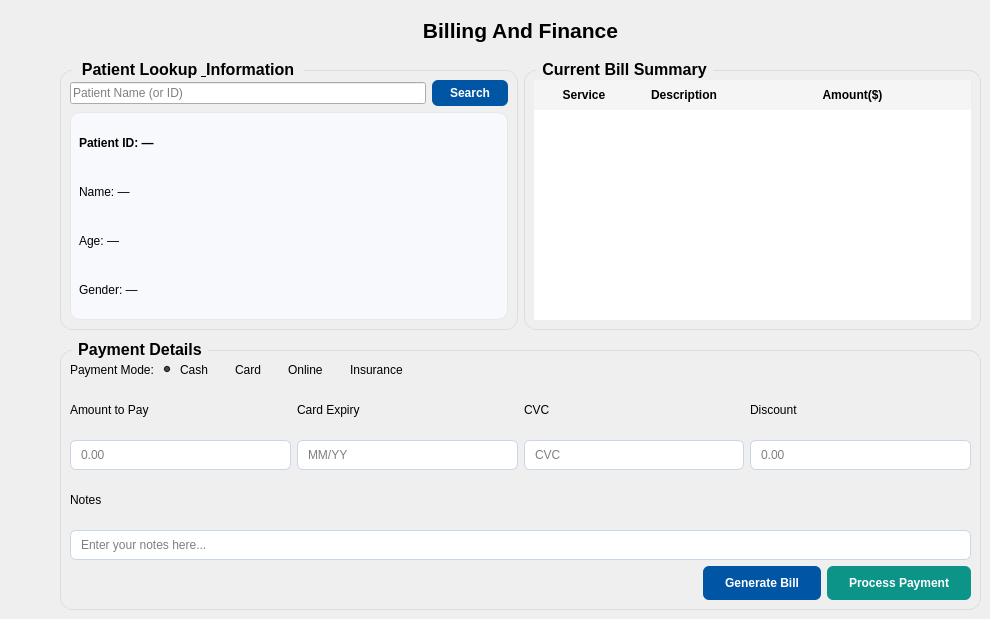
        <widget class="QWidget" name="page_2">
         <widget class="QLabel" name="billingandfinance">
          <property name="geometry">
           <rect>
            <x>370</x>
            <y>10</y>
            <width>301</width>
            <height>41</height>
           </rect>
          </property>
          <property name="font">
           <font>
            <family>Segoe UI</family>
            <pointsize>16</pointsize>
            <bold>true</bold>
           </font>
          </property>
          <property name="styleSheet">
           <string notr="true">color:black;</string>
          </property>
          <property name="text">
           <string>Billing And Finance</string>
          </property>
          <property name="alignment">
           <set>Qt::AlignmentFlag::AlignCenter</set>
          </property>
         </widget>
         <widget class="QWidget" name="billingTopRow" native="true">
          <property name="geometry">
           <rect>
            <x>60</x>
            <y>60</y>
            <width>921</width>
            <height>270</height>
           </rect>
          </property>
          <layout class="QHBoxLayout" name="billingTopRowLayout" stretch="1,1">
           <item>
            <widget class="QGroupBox" name="billingLookupGroupBox">
             <property name="font">
              <font>
               <family>Segoe UI</family>
               <pointsize>12</pointsize>
               <bold>true</bold>
              </font>
             </property>
             <property name="styleSheet">
              <string notr="true">QGroupBox{
    border:1px solid #DCDCDC;
    border-radius:12px;
    margin-top:10px;
    color:black;
}
QGroupBox::title{
    subcontrol-origin:margin;
    left:12px;
    padding:0 4px;
}</string>
             </property>
             <property name="title">
              <string>Patient Lookup &amp; Information</string>
             </property>
             <layout class="QVBoxLayout" name="billingLookupLayout">
              <item>
               <layout class="QHBoxLayout" name="billingSearchRow">
                <item>
                 <widget class="QLineEdit" name="billingSearchEdit">
                  <property name="placeholderText">
                   <string>Patient Name (or ID)</string>
                  </property>
                 </widget>
                </item>
                <item>
                 <widget class="QPushButton" name="billingSearchBtn">
                  <property name="styleSheet">
                   <string notr="true">QPushButton{
    background-color:#0055a4;
    color:white;
    border:none;
    border-radius:6px;
    font-weight:bold;
    padding:6px 18px;
}
QPushButton:hover{
    background-color:#004488;
}</string>
                  </property>
                  <property name="text">
                   <string>Search</string>
                  </property>
                 </widget>
                </item>
               </layout>
              </item>
              <item>
               <widget class="QWidget" name="billingPatientCard" native="true">
                <property name="styleSheet">
                 <string notr="true">QWidget#billingPatientCard{
    background-color:#f7f9fc;
    border:1px solid #E5E7EB;
    border-radius:10px;
}</string>
                </property>
                <layout class="QHBoxLayout" name="billingPatientCardLayout">
                 <item>
                  <layout class="QVBoxLayout" name="billingPatientInfoLayout">
                   <item>
                    <widget class="QLabel" name="billingPatientIdLabel">
                     <property name="styleSheet">
                      <string notr="true">color:black;border:none;background:transparent;font-weight:bold;</string>
                     </property>
                     <property name="text">
                      <string>Patient ID: —</string>
                     </property>
                    </widget>
                   </item>
                   <item>
                    <widget class="QLabel" name="billingPatientNameLabel">
                     <property name="styleSheet">
                      <string notr="true">color:black;border:none;background:transparent;</string>
                     </property>
                     <property name="text">
                      <string>Name: —</string>
                     </property>
                    </widget>
                   </item>
                   <item>
                    <widget class="QLabel" name="billingPatientAgeLabel">
                     <property name="styleSheet">
                      <string notr="true">color:black;border:none;background:transparent;</string>
                     </property>
                     <property name="text">
                      <string>Age: —</string>
                     </property>
                    </widget>
                   </item>
                   <item>
                    <widget class="QLabel" name="billingPatientGenderLabel">
                     <property name="styleSheet">
                      <string notr="true">color:black;border:none;background:transparent;</string>
                     </property>
                     <property name="text">
                      <string>Gender: —</string>
                     </property>
                    </widget>
                   </item>
                  </layout>
                 </item>
                </layout>
               </widget>
              </item>
             </layout>
            </widget>
           </item>
           <item>
            <widget class="QGroupBox" name="billingSummaryGroupBox">
             <property name="font">
              <font>
               <family>Segoe UI</family>
               <pointsize>12</pointsize>
               <bold>true</bold>
              </font>
             </property>
             <property name="styleSheet">
              <string notr="true">QGroupBox{
    border:1px solid #DCDCDC;
    border-radius:12px;
    margin-top:10px;
    color:black;
}
QGroupBox::title{
    subcontrol-origin:margin;
    left:12px;
    padding:0 4px;
}</string>
             </property>
             <property name="title">
              <string>Current Bill Summary</string>
             </property>
             <layout class="QVBoxLayout" name="billingSummaryLayout">
              <item>
               <widget class="QTableWidget" name="billingSummaryTable">
                <property name="styleSheet">
                 <string notr="true">QTableWidget{
    background-color:white;
    border:none;
    gridline-color:#E5E5E5;
    font-size:11pt;
    color:black;
}
QHeaderView::section{
    background-color:#F5F5F5;
    border:none;
    padding:6px;
    font-weight:bold;
    color:black;
}</string>
                </property>
                <property name="showGrid">
                 <bool>false</bool>
                </property>
                <property name="columnCount">
                 <number>3</number>
                </property>
                <attribute name="horizontalHeaderStretchLastSection">
                 <bool>true</bool>
                </attribute>
                <attribute name="verticalHeaderVisible">
                 <bool>false</bool>
                </attribute>
                <column>
                 <property name="text">
                  <string>Service</string>
                 </property>
                </column>
                <column>
                 <property name="text">
                  <string>Description</string>
                 </property>
                </column>
                <column>
                 <property name="text">
                  <string>Amount($)</string>
                 </property>
                </column>
               </widget>
              </item>
             </layout>
            </widget>
           </item>
          </layout>
         </widget>
         <widget class="QGroupBox" name="billingPaymentGroupBox">
          <property name="geometry">
           <rect>
            <x>60</x>
            <y>340</y>
            <width>921</width>
            <height>270</height>
           </rect>
          </property>
          <property name="font">
           <font>
            <family>Segoe UI</family>
            <pointsize>12</pointsize>
            <bold>true</bold>
           </font>
          </property>
          <property name="styleSheet">
           <string notr="true">QGroupBox{
    border:1px solid #DCDCDC;
    border-radius:12px;
    margin-top:10px;
    color:black;
}
QGroupBox::title{
    subcontrol-origin:margin;
    left:12px;
    padding:0 4px;
}
QLineEdit{
    border:1px solid #c8d7e6;
    border-radius:6px;
    padding:6px 8px;
    color:black;
    background:white;
}
QLineEdit:focus{
    border:1px solid #0055a4;
}</string>
          </property>
          <property name="title">
           <string>Payment Details</string>
          </property>
          <layout class="QVBoxLayout" name="billingPaymentOuterLayout">
           <item>
            <layout class="QHBoxLayout" name="billingModeRow">
             <item>
              <widget class="QLabel" name="billingModeLabel">
               <property name="styleSheet">
                <string notr="true">border:none;background:transparent;color:black;</string>
               </property>
               <property name="text">
                <string>Payment Mode:</string>
               </property>
              </widget>
             </item>
             <item>
              <widget class="QRadioButton" name="billingModeCash">
               <property name="styleSheet">
                <string notr="true">border:none;background:transparent;color:black;font-weight:normal;</string>
               </property>
               <property name="text">
                <string>Cash</string>
               </property>
               <property name="checked">
                <bool>true</bool>
               </property>
              </widget>
             </item>
             <item>
              <widget class="QRadioButton" name="billingModeCard">
               <property name="styleSheet">
                <string notr="true">border:none;background:transparent;color:black;font-weight:normal;</string>
               </property>
               <property name="text">
                <string>Card</string>
               </property>
              </widget>
             </item>
             <item>
              <widget class="QRadioButton" name="billingModeOnline">
               <property name="styleSheet">
                <string notr="true">border:none;background:transparent;color:black;font-weight:normal;</string>
               </property>
               <property name="text">
                <string>Online</string>
               </property>
              </widget>
             </item>
             <item>
              <widget class="QRadioButton" name="billingModeInsurance">
               <property name="styleSheet">
                <string notr="true">border:none;background:transparent;color:black;font-weight:normal;</string>
               </property>
               <property name="text">
                <string>Insurance</string>
               </property>
              </widget>
             </item>
             <item>
              <spacer name="billingModeSpacer">
               <property name="orientation">
                <enum>Qt::Orientation::Horizontal</enum>
               </property>
               <property name="sizeHint" stdset="0">
                <size>
                 <width>40</width>
                 <height>20</height>
                </size>
               </property>
              </spacer>
             </item>
            </layout>
           </item>
           <item>
            <layout class="QGridLayout" name="billingFieldsGrid">
             <item row="0" column="0">
              <widget class="QLabel" name="billingAmountToPayLabel">
               <property name="styleSheet">
                <string notr="true">border:none;background:transparent;color:black;font-weight:normal;</string>
               </property>
               <property name="text">
                <string>Amount to Pay</string>
               </property>
              </widget>
             </item>
             <item row="0" column="1">
              <widget class="QLabel" name="billingCardExpiryLabel">
               <property name="styleSheet">
                <string notr="true">border:none;background:transparent;color:black;font-weight:normal;</string>
               </property>
               <property name="text">
                <string>Card Expiry</string>
               </property>
              </widget>
             </item>
             <item row="0" column="2">
              <widget class="QLabel" name="billingCVCLabel">
               <property name="styleSheet">
                <string notr="true">border:none;background:transparent;color:black;font-weight:normal;</string>
               </property>
               <property name="text">
                <string>CVC</string>
               </property>
              </widget>
             </item>
             <item row="0" column="3">
              <widget class="QLabel" name="billingDiscountLabel">
               <property name="styleSheet">
                <string notr="true">border:none;background:transparent;color:black;font-weight:normal;</string>
               </property>
               <property name="text">
                <string>Discount</string>
               </property>
              </widget>
             </item>
             <item row="1" column="0">
              <widget class="QLineEdit" name="billingAmountToPayEdit">
               <property name="placeholderText">
                <string>0.00</string>
               </property>
              </widget>
             </item>
             <item row="1" column="1">
              <widget class="QLineEdit" name="billingCardExpiryEdit">
               <property name="placeholderText">
                <string>MM/YY</string>
               </property>
              </widget>
             </item>
             <item row="1" column="2">
              <widget class="QLineEdit" name="billingCVCEdit">
               <property name="echoMode">
                <enum>QLineEdit::EchoMode::Password</enum>
               </property>
               <property name="placeholderText">
                <string>CVC</string>
               </property>
              </widget>
             </item>
             <item row="1" column="3">
              <widget class="QLineEdit" name="billingDiscountEdit">
               <property name="placeholderText">
                <string>0.00</string>
               </property>
              </widget>
             </item>
             <item row="2" column="0">
              <widget class="QLabel" name="billingNotesLabel">
               <property name="styleSheet">
                <string notr="true">border:none;background:transparent;color:black;font-weight:normal;</string>
               </property>
               <property name="text">
                <string>Notes</string>
               </property>
              </widget>
             </item>
             <item row="3" column="0" colspan="4">
              <widget class="QLineEdit" name="billingNotesEdit">
               <property name="placeholderText">
                <string>Enter your notes here...</string>
               </property>
              </widget>
             </item>
            </layout>
           </item>
           <item>
            <layout class="QHBoxLayout" name="billingButtonsRow">
             <item>
              <spacer name="billingButtonsSpacer">
               <property name="orientation">
                <enum>Qt::Orientation::Horizontal</enum>
               </property>
               <property name="sizeHint" stdset="0">
                <size>
                 <width>40</width>
                 <height>20</height>
                </size>
               </property>
              </spacer>
             </item>
             <item>
              <widget class="QPushButton" name="btnGenerateBill">
               <property name="styleSheet">
                <string notr="true">QPushButton{
    background-color:#0055a4;
    color:white;
    border:none;
    border-radius:6px;
    font-weight:bold;
    padding:10px 22px;
}
QPushButton:hover{
    background-color:#004488;
}
QPushButton:pressed{
    background-color:#003366;
}</string>
               </property>
               <property name="text">
                <string>Generate Bill</string>
               </property>
              </widget>
             </item>
             <item>
              <widget class="QPushButton" name="btnProcessPayment">
               <property name="styleSheet">
                <string notr="true">QPushButton{
    background-color:#0d9488;
    color:white;
    border:none;
    border-radius:6px;
    font-weight:bold;
    padding:10px 22px;
}
QPushButton:hover{
    background-color:#0f766e;
}
QPushButton:pressed{
    background-color:#115e59;
}</string>
               </property>
               <property name="text">
                <string>Process Payment</string>
               </property>
              </widget>
             </item>
            </layout>
           </item>
          </layout>
         </widget>
        </widget>
